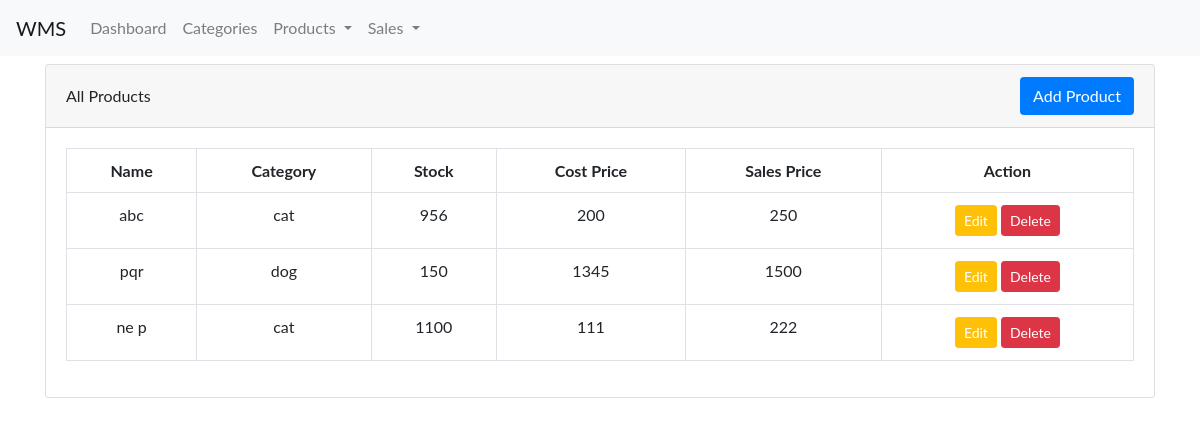
Page /manageProducts.php (signed in) on the committed database.
### tables this page shows
CREATE TABLE IF NOT EXISTS `products` (
  `product_id` int(11) NOT NULL,
  `product_name` varchar(100) NOT NULL,
  `quantity` varchar(100) NOT NULL,
  `cost_price` varchar(100) NOT NULL,
  `sales_price` varchar(100) NOT NULL,
  `created_at` datetime DEFAULT CURRENT_TIMESTAMP,
  `category_id` int(11) NOT NULL
);

CREATE TABLE IF NOT EXISTS `categories` (
  `category_id` int(11) NOT NULL,
  `category_name` varchar(100) NOT NULL
);

### manageProducts.php (the view, shortened to what this page needs)
<?php
require('include/database.php');
include('include/bootstrap.php');
if(isset($_GET['id'])){
    $sql = "SELECT * FROM `products` INNER JOIN `categories` ON products.category_id=categories.category_id WHERE products.category_id='".$_GET['id']."'";
}else{
    $sql = "SELECT * FROM `products` INNER JOIN `categories` ON products.category_id=categories.category_id";
}
$res =$conn->query($sql);
?>
<!DOCTYPE html>
<html lang="en">
<head>
</head>
<body>
    <?php include_once('include/header.php') ?>
    <div class="container mt-2">
        <div class="card">
            <div class="card-header d-flex justify-content-between align-items-center">
                <p class="my-auto">All Products</p>
                <a href="addProduct.php" class="btn bg-primary text-white ">Add Product</a>
            </div>
            <div class="card-body">
                <div class="table-responsive">
                    <table class="table text-center table-bordered">
                        <tr>
                            <th>Name</th>
                            <th>Category</th>
                            <th>Stock</th>
                            <th>Cost Price</th>
                            <th>Sales Price</th>
                            <th>Action</th>
                        </tr>
                        <?php
                            while($row = $res->fetch_assoc()){
                                echo '<tr>
                                    <td>'.$row['product_name'].'</td>
                                    <td>'.$row['category_name'].'</td>
                                    <td>'.$row['quantity'].'</td>
                                    <td>'.$row['cost_price'].'</td>
                                    <td>'.$row['sales_price'].'</td>
                                    <td><a class="btn btn-sm btn-warning text-white" href="editProduct.php?id='.$row['product_id'].'">Edit</a>
                                        <a class="btn btn-sm btn-danger text-white" href="deleteProduct.php?id='.$row['product_id'].'">Delete</a>
                                    </td>
                                </tr>';
                            }
                        ?>
                    </table>
                </div>
            </div>
        </div>
    </div>
</body>
</html>

### include/bootstrap.php (shortened to what this page needs)
<head>
    <link rel="stylesheet" href="https://stackpath.bootstrapcdn.com/bootstrap/4.5.0/css/bootstrap.min.css">
</head>

### include/header.php (shortened to what this page needs)
<?php
    require_once('bootstrap.php');
?>
<!DOCTYPE html>
<html lang="en">
<head>
</head>
<body>
<nav class="navbar navbar-expand-lg navbar-light bg-light">
  <a class="navbar-brand" href="#">WMS</a>
  <div class="collapse navbar-collapse" id="navbarNavDropdown">
    <ul class="navbar-nav">
      <li class="nav-item ">
        <a class="nav-link" href="index.php">Dashboard</a>
      </li>
      <li class="nav-item">
        <a class="nav-link" href="categories.php">Categories</a>
      </li>
      <li class="nav-item dropdown">
        <a class="nav-link dropdown-toggle" href="#" id="navbarDropdownMenuLink" role="button" data-toggle="dropdown" aria-haspopup="true" aria-expanded="false">
          Products
        </a>
      </li>
      <li class="nav-item dropdown">
        <a class="nav-link dropdown-toggle" href="#" id="navbarDropdownMenuLink" role="button" data-toggle="dropdown" aria-haspopup="true" aria-expanded="false">
          Sales
        </a>
      </li>
    </ul>
  </div>
</nav>
</body>
</html>

### include/bootstrap.php (style rules this page uses)
body { font-family: "Lato", sans-serif; }

### rows in the picture
products: product_name "abc", category.category_name "cat", quantity "956", cost_price "200", sales_price "250"
products: product_name "pqr", category.category_name "dog", quantity "150", cost_price "1345", sales_price "1500"
products: product_name "ne p", category.category_name "cat", quantity "1100", cost_price "111", sales_price "222"
